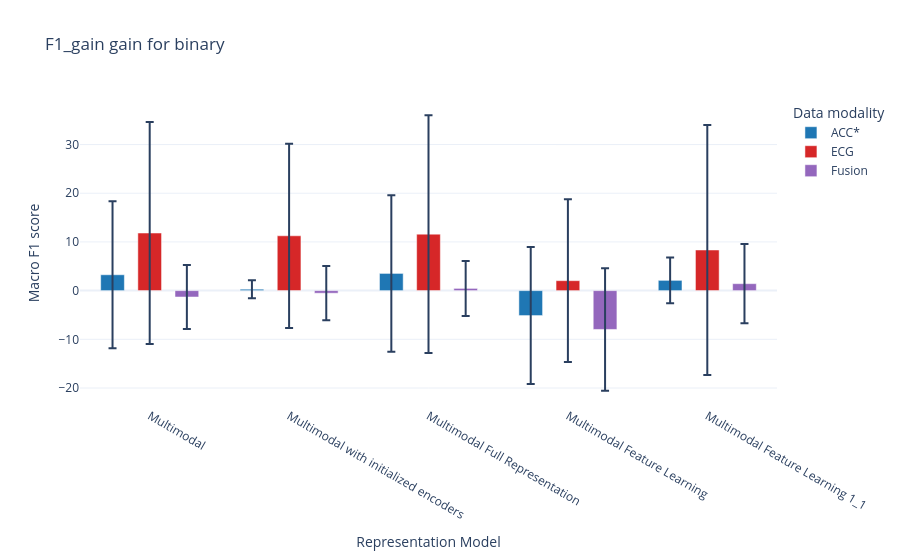

Notebook cell for this chart:
### Code cell
all_results_gains = all_results_gains.sort_values(by="modality")
color_dict = {"ECG": "#D62728", "ACC": "#1F77B4", "ECG_ACC": "#9467BD"}
for metric in ["F1_gain"]: #, "accuracy_gain"]:
    fig = px.bar(all_results_gains, x='backbone', color='modality', color_discrete_map=color_dict, barmode="group", y=f'{metric}_mean', error_y=f'{metric}_std',
                 title=f"{metric} gain for {task}",
                 # text_auto=".2",
                 height=600)
    # fig.update_traces(textfont_size=12, textangle=0.1, textposition="inside",
    #                   insidetextanchor="start", cliponaxis=False)
    fig.update_traces(width=0.17)
    fig.update_xaxes(categoryorder='array',
                     categoryarray=["unimodal", "multimodal", "multimodal_initialized_encoders",
                                    # "multimodal_full_representation_initialized_encoders",
                                    # "multimodal_feature_learning_initialized_encoders",
                                    "multimodal_FR_initialized_encoders",
                                    "multimodal_FL_initialized_encoders",
                                    "multimodal_FL_1_1_initialized_encoders"
                                   ],
                     tickmode='array',
                     tickvals=list(models_dict.keys()),
                     ticktext=list(models_dict.values()))
    #fig.update_yaxes(range=[-1, 1])
    fig.update_layout(
        # title="",
        template="plotly_white",
        xaxis_title="Representation Model",
        yaxis_title="Macro F1 score",
        legend_title_text='Data modality',
    )
    fig.for_each_trace(lambda t: t.update(name=modalities_dict[t.name] + ("*" if t.name == dominant_modality else ""),
                                          legendgroup=modalities_dict[t.name],
                                          hovertemplate=t.hovertemplate.replace(t.name, modalities_dict[t.name])))
    fig.show()

# todo: oznaczenie dominującej modalności - może lepiej boldować poza/zamiast gwiazdki?
# todo: istotność statyczna
# todo: węższe słupki; error bar w kolorze modalności; usunąć liczby
# todo: tabelka z wartościami: gain + std <- do appendixa; można użyć chata albo pd.df.to_latex

### Figure 1 — Plotly figure (JSON) as saved in the notebook; plotly's stock layout.template omitted (floating-point values rounded to 4 significant figures)
{"data": [{"alignmentgroup": "True", "error_y": {"array": [4.708, 14.07, 15.09, 16.07, 1.856]}, "hovertemplate": "modality=ACC<br>backbone=%{x}<br>F1_gain_mean=%{y}<extra></extra>", "legendgroup": "ACC", "marker": {"color": "#1F77B4", "pattern": {"shape": ""}}, "name": "ACC*", "offsetgroup": "ACC", "orientation": "v", "showlegend": true, "textposition": "auto", "type": "bar", "width": 0.17, "x": ["multimodal_FL_1_1_initialized_encoders", "multimodal_FL_initialized_encoders", "multimodal", "multimodal_FR_initialized_encoders", "multimodal_initialized_encoders"], "xaxis": "x", "y": [2.109, -5.122, 3.259, 3.535, 0.2954], "yaxis": "y"}, {"alignmentgroup": "True", "error_y": {"array": [25.68, 22.79, 16.7, 24.4, 18.91]}, "hovertemplate": "modality=ECG<br>backbone=%{x}<br>F1_gain_mean=%{y}<extra></extra>", "legendgroup": "ECG", "marker": {"color": "#D62728", "pattern": {"shape": ""}}, "name": "ECG", "offsetgroup": "ECG", "orientation": "v", "showlegend": true, "textposition": "auto", "type": "bar", "width": 0.17, "x": ["multimodal_FL_1_1_initialized_encoders", "multimodal", "multimodal_FL_initialized_encoders", "multimodal_FR_initialized_encoders", "multimodal_initialized_encoders"], "xaxis": "x", "y": [8.346, 11.83, 2.045, 11.6, 11.26], "yaxis": "y"}, {"alignmentgroup": "True", "error_y": {"array": [5.571, 8.143, 12.58, 6.563, 5.648]}, "hovertemplate": "modality=Fusion<br>backbone=%{x}<br>F1_gain_mean=%{y}<extra></extra>", "legendgroup": "Fusion", "marker": {"color": "#9467BD", "pattern": {"shape": ""}}, "name": "Fusion", "offsetgroup": "ECG_ACC", "orientation": "v", "showlegend": true, "textposition": "auto", "type": "bar", "width": 0.17, "x": ["multimodal_initialized_encoders", "multimodal_FL_1_1_initialized_encoders", "multimodal_FL_initialized_encoders", "multimodal", "multimodal_FR_initialized_encoders"], "xaxis": "x", "y": [-0.5317, 1.429, -7.972, -1.309, 0.4591], "yaxis": "y"}], "layout": {"autosize": true, "barmode": "group", "legend": {"title": {"text": "Data modality"}, "tracegroupgap": 0}, "title": {"text": "F1_gain gain for binary"}, "xaxis": {"anchor": "y", "autorange": true, "categoryarray": ["unimodal", "multimodal", "multimodal_initialized_encoders", "multimodal_FR_initialized_encoders", "multimodal_FL_initialized_encoders", "multimodal_FL_1_1_initialized_encoders"], "categoryorder": "array", "domain": [0, 1], "range": [0.5, 5.5], "tickmode": "array", "ticktext": ["Unimodal", "Multimodal", "Multimodal with initialized encoders", "Multimodal Full Representation", "Multimodal Feature Learning", "Multimodal Feature Learning 1_1"], "tickvals": ["unimodal", "multimodal", "multimodal_initialized_encoders", "multimodal_FR_initialized_encoders", "multimodal_FL_initialized_encoders", "multimodal_FL_1_1_initialized_encoders"], "title": {"text": "Representation Model"}, "type": "category"}, "yaxis": {"anchor": "x", "autorange": true, "domain": [0, 1], "range": [-23.69, 39.14], "title": {"text": "Macro F1 score"}, "type": "linear"}}}
